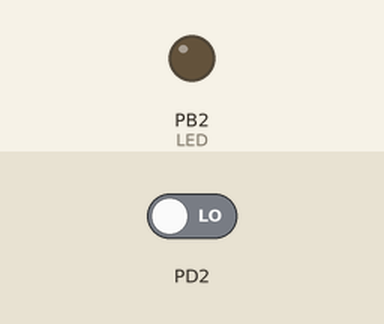
Recording of a program running on a simulated ATmega328P, built with avr-gcc and emulated at 1 MHz. On the bench: output pins drawn as LEDs (lit = HIGH). The inputs (shaded band) are chosen by the test bench; at power-on: PD2 LOW.

Above: at 1.2 s.
1.3 s: PD2 driven HIGH
At 1.7 s:
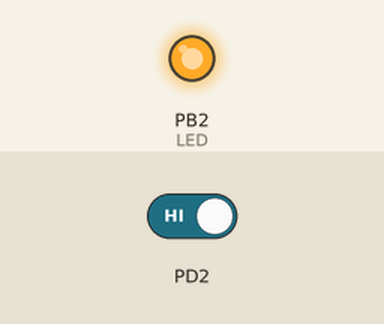
Timing chart, 0 to 4.3 s (numbered marks = the images above; inputs shaded):
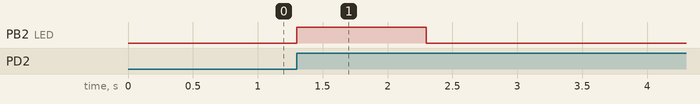

Measured:
- after the input at 1.3 s, PB2 (LED): LOW → HIGH at once, → LOW 1.0 s later

The program:

main.c
```c
/*
 * part05.c
 *
 * Created: 3/5/2018 11:17:28 AM
 * Author : Eilat
 */

#include <avr/io.h>
#include <avr/interrupt.h>
#define F_CPU 1000000UL	//frequency 1MHz
#include <util/delay.h>

int main()
{
	DDRB |=(1<<2);		//portb sets as an output
	DDRD &= ~(1<<2);	//protd as an input
	EIMSK = (1<<INT0); //int0 is pin B2
	EICRA = (1<<ISC01) | (1<<ISC00); //rising edge
	sei ();			//enable interrupt
	while (1)
	{
		//do nothing
	}

}

ISR (INT0_vect)		//interrupt, turn on LED
{
	EIFR |=(1<<INTF0);
	PORTB |= (1<<2);	//turn on LED at port B2
	_delay_ms (1000);	//wait one sec
	PORTB &= ~(1<<2);	//turn the LED off


}
```
